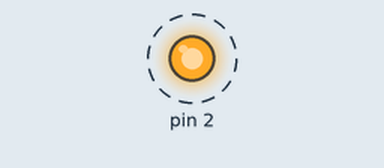
This sketch was run on a simulated Arduino Uno, built with avr-gcc and run on an emulated ATmega328P. On the bench: output pins drawn as LEDs (lit = HIGH). Dashed ring = blinking.

Above: at 0.4 s.
Timing chart, 0 to 3.7 s (numbered marks = the images above):
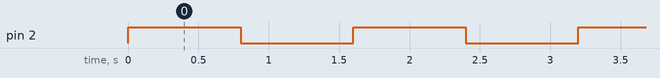

The sketch:

led_ensendido_apagado.ino
```cpp
void setup()
{
pinMode(2, OUTPUT);
}
void loop()
{
digitalWrite(2,HIGH);
delay(800);
digitalWrite(2,LOW);
delay(800);
}
```

Measured:
- by itself, pin 2: alternates HIGH for 0.80 s and LOW for 0.80 s
